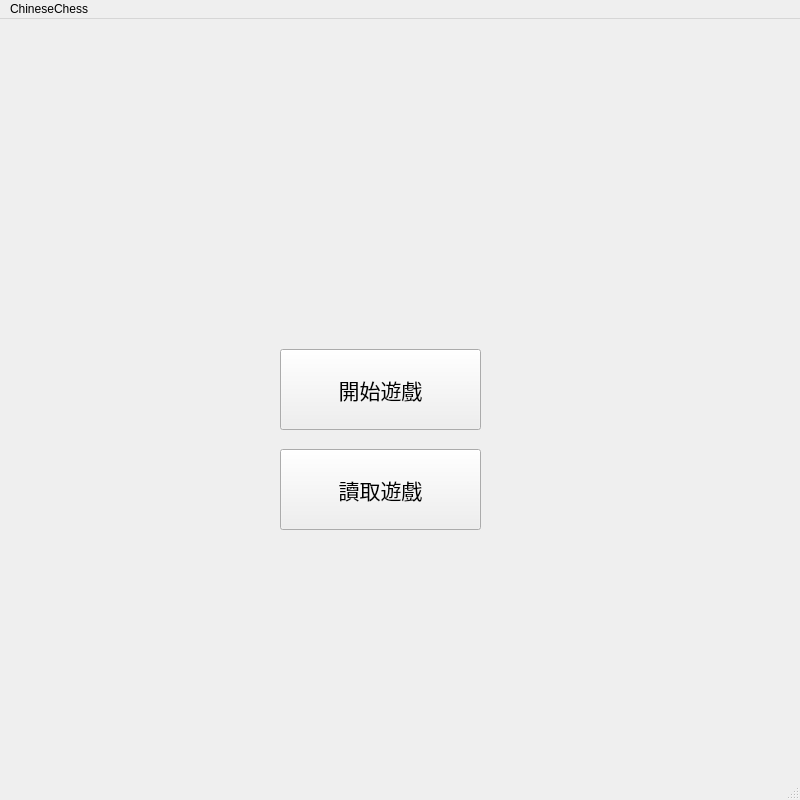
<?xml version="1.0" encoding="UTF-8"?>
<ui version="4.0">
 <class>MainWindow</class>
 <widget class="QMainWindow" name="MainWindow">
  <property name="geometry">
   <rect>
    <x>0</x>
    <y>0</y>
    <width>800</width>
    <height>800</height>
   </rect>
  </property>
  <property name="minimumSize">
   <size>
    <width>800</width>
    <height>800</height>
   </size>
  </property>
  <property name="maximumSize">
   <size>
    <width>800</width>
    <height>800</height>
   </size>
  </property>
  <property name="focusPolicy">
   <enum>Qt::StrongFocus</enum>
  </property>
  <property name="acceptDrops">
   <bool>true</bool>
  </property>
  <property name="windowTitle">
   <string>MainWindow</string>
  </property>
  <widget class="QWidget" name="centralwidget">
   <widget class="QPushButton" name="pushButton">
    <property name="geometry">
     <rect>
      <x>280</x>
      <y>330</y>
      <width>201</width>
      <height>81</height>
     </rect>
    </property>
    <property name="font">
     <font>
      <pointsize>16</pointsize>
     </font>
    </property>
    <property name="mouseTracking">
     <bool>false</bool>
    </property>
    <property name="tabletTracking">
     <bool>true</bool>
    </property>
    <property name="focusPolicy">
     <enum>Qt::ClickFocus</enum>
    </property>
    <property name="acceptDrops">
     <bool>true</bool>
    </property>
    <property name="text">
     <string>開始遊戲</string>
    </property>
    <property name="autoDefault">
     <bool>false</bool>
    </property>
    <property name="flat">
     <bool>false</bool>
    </property>
   </widget>
   <widget class="QPushButton" name="pushButton_2">
    <property name="geometry">
     <rect>
      <x>280</x>
      <y>430</y>
      <width>201</width>
      <height>81</height>
     </rect>
    </property>
    <property name="font">
     <font>
      <pointsize>16</pointsize>
     </font>
    </property>
    <property name="mouseTracking">
     <bool>false</bool>
    </property>
    <property name="tabletTracking">
     <bool>true</bool>
    </property>
    <property name="focusPolicy">
     <enum>Qt::ClickFocus</enum>
    </property>
    <property name="acceptDrops">
     <bool>true</bool>
    </property>
    <property name="text">
     <string>讀取遊戲</string>
    </property>
    <property name="checkable">
     <bool>false</bool>
    </property>
    <property name="autoDefault">
     <bool>false</bool>
    </property>
    <property name="flat">
     <bool>false</bool>
    </property>
   </widget>
  </widget>
  <widget class="QMenuBar" name="menubar">
   <property name="geometry">
    <rect>
     <x>0</x>
     <y>0</y>
     <width>800</width>
     <height>26</height>
    </rect>
   </property>
   <widget class="QMenu" name="menuChineseChess">
    <property name="title">
     <string>ChineseChess</string>
    </property>
   </widget>
   <addaction name="menuChineseChess"/>
  </widget>
  <widget class="QStatusBar" name="statusbar"/>
 </widget>
 <resources/>
 <connections/>
</ui>
